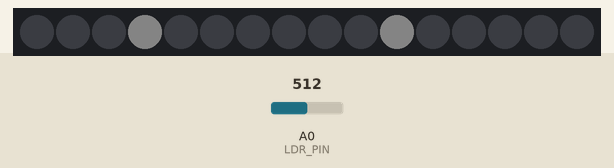
Recording of a sketch running on a simulated Arduino Uno, built with avr-gcc and run on an emulated ATmega328P. On the bench: 16 RGB LEDs in strip order, left to right. Inputs (shaded band) come from the test bench; at power-on: A0 (LDR_PIN) = 512. Dim RGB values are drawn brighter than linear; what the sketch prints to the serial monitor is not drawn.

Above: at 9.9 s.
10.0 s: A0 (LDR_PIN) set to 122
13.0 s: A0 (LDR_PIN) set to 37
16.0 s: A0 (LDR_PIN) set to 30
19.0 s: A0 (LDR_PIN) set to 14
At 19.7 s:
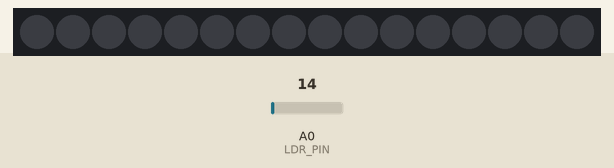
20.5 s: A0 (LDR_PIN) set to 34
At 21.3 s:
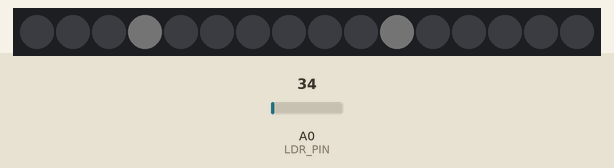
Timing chart, 0 to 23.5 s (numbered marks = the images above; inputs shaded):
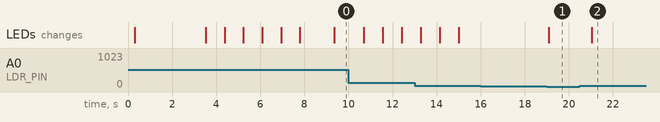

Measured:
- after the input at 16.0 s, every drawn part: stays the same
- after the input at 19.0 s, the LEDs: change after 0.10 s (image 1)
- after the input at 20.5 s, the LEDs: change after 0.53 s (image 2)

The sketch:

BottleClock_ATMEL.ino
```cpp
#define VERSION "Version 1.0"
#define DATE "AUG 2021"

#include "bottle_clock_screen.h"
#include "ldr.h"
#include <Wire.h>

#define I2CADDRESS 4

#define TRANSITIONTIME 3000

#define CONTROLTEST 99
#define TESTLIGHT 100

#define TESTPATTERN 8888

#define NOTIME (-1)

#define DISABLE_TIME_MIN 60


int _light = TESTLIGHT;
int _time = NOTIME;
unsigned long _timestamp=0;
int _timestamp_h = NOTIME;
int _timestamp_m = NOTIME;

byte _ctrl[3];
bool _gotcontrol=false;


char _ldrdata[3] = {0};

void setup()
{
  Serial.begin(115200);

  Wire.begin(I2CADDRESS);
  Wire.onReceive(I2C_receive_event);
  Wire.onRequest(I2C_request_event);


  bc_init();

  delay(300);

  Serial.print("\r\n* Bottle Clock ATMEL * ");
  Serial.print(VERSION);
  Serial.print(" ");
  Serial.println(DATE);


  Serial.print("Testing... ");
  bc_show(TESTPATTERN,TESTLIGHT);
  delay(3000);

  Serial.println("DONE");

  ldr_init();


  bc_show_transition(TESTPATTERN,_time,TESTLIGHT,5000);


}


void process_control(int light)
{
    if (!_gotcontrol)
      return;
    _gotcontrol=false;

    int h = _ctrl[0];
    int m = _ctrl[1];
    int s = _ctrl[2];

    if (h==CONTROLTEST)
    {
        Serial.print("Test #");
        Serial.print(m);
        Serial.println("");
        bc_test(m,light);
        _timestamp_h = NOTIME;
        _timestamp_m = NOTIME;
        return;
    }

    Serial.print("Got time : ");
    Serial.print(h);
    Serial.print(":");
    Serial.print(m);
    Serial.print(":");
    Serial.print(s);
    Serial.println("");

    if ((h>=24) || (m>=60) || (s>=60) || (h<0) || (m<0) || (s<0))
    {    Serial.println("Wrong time. Skiped.");
         return;
    }

    _timestamp_h = h;
    _timestamp_m = m;
    _timestamp = millis();
    unsigned long dt = ((unsigned long)s)*1000;
    if (_timestamp>dt)
      _timestamp-=dt;


}


void loop()
{


    int ldr = ldr_get();
    int light = ldr_to_light(ldr);

    process_control(light);


    int t = NOTIME;

    _ldrdata[0] = ldr & 0xFF;
    _ldrdata[1] = (ldr & 0xFF00) >> 8;


    if (_timestamp_h != NOTIME)
    {
        unsigned long dt_min = ( (millis() -  _timestamp) / 1000) / 60;
        if(dt_min>DISABLE_TIME_MIN)
        {
           Serial.println("Clock disabled");
           t = NOTIME;
           _timestamp_h = NOTIME;
           _timestamp_m = NOTIME;
        } else
        {
            int m = _timestamp_m+dt_min;
            int dh = m / 60;
            m = m % 60;
            int h = (_timestamp_h+dh) % 24;
            t = h*100+m;
        }
     }

      if (t!=_time)
      {
        Serial.print("Clock ");
        Serial.print(_time);
        Serial.print(" -> ");
        Serial.println(t);
      }

      if (_light>light)
      {
        _light--;
        //Serial.print("Light (-) ");
        //Serial.println(_light);
      }

      if (_light<light)
      {
        _light++;
        //Serial.print("Light (+) ");
        //Serial.println(_light);
      }


      bc_show_transition(_time,t,_light,TRANSITIONTIME);

      _time = t;

      delay(50);


}

int ldr_to_light(int ldr)
{

  int light = ldr/2;

  if (light==0)
    light =1;
  return light;

}


// three bytes
// 1) set time:  hours  minutes seconds
// 2) run test: 99   <test index>  0
void I2C_receive_event(int howMany)
{

  for(int i=0;i<3;i++)
    _ctrl[i] = Wire.read();

  while(Wire.available()) // skip data
    char c = Wire.read();

  _gotcontrol = true;

}


// two bytes LDR value
void I2C_request_event()
{
  Wire.write(_ldrdata);
}
```

bottle_clock_screen.h
```cpp
/*
    Basic Pin setup:
    ------------                                  ---u----
    ARDUINO   13|-> SCLK (pin 25)           OUT1 |1     28| OUT channel 0
              12|                           OUT2 |2     27|-> GND (VPRG)
              11|-> SIN (pin 26)            OUT3 |3     26|-> SIN (pin 11)
              10|-> BLANK (pin 23)          OUT4 |4     25|-> SCLK (pin 13)
               9|-> XLAT (pin 24)             .  |5     24|-> XLAT (pin 9)
               8|                             .  |6     23|-> BLANK (pin 10)
               7|                             .  |7     22|-> GND
               6|                             .  |8     21|-> VCC (+5V)
               5|                             .  |9     20|-> 2K Resistor -> GND
               4|                             .  |10    19|-> +5V (DCPRG)
               3|-> GSCLK (pin 18)            .  |11    18|-> GSCLK (pin 3)
               2|                             .  |12    17|-> SOUT
               1|                             .  |13    16|-> XERR
               0|                           OUT14|14    15| OUT channel 15
    ------------                                  --------

    -  Put the longer leg (anode) of the LEDs in the +5V and the shorter leg
         (cathode) in OUT(0-15).
    -  +5V from Arduino -> TLC pin 21 and 19     (VCC and DCPRG)
    -  GND from Arduino -> TLC pin 22 and 27     (GND and VPRG)
    -  digital 3        -> TLC pin 18            (GSCLK)
    -  digital 9        -> TLC pin 24            (XLAT)
    -  digital 10       -> TLC pin 23            (BLANK)
    -  digital 11       -> TLC pin 26            (SIN)
    -  digital 13       -> TLC pin 25            (SCLK)
    -  The 2K resistor between TLC pin 20 and GND will let ~20mA through each
       LED.  To be precise, it's I = 39.06 / R (in ohms).  This doesn't depend
       on the LED driving voltage.
    - (Optional): put a pull-up resistor (~10k) between +5V and BLANK so that <-------------------------
                  all the LEDs will turn off when the Arduino is reset.

    If you are daisy-chaining more than one TLC, connect the SOUT of the first
    TLC to the SIN of the next.  All the other pins should just be connected
    together:
        BLANK on Arduino -> BLANK of TLC1 -> BLANK of TLC2 -> ...
        XLAT on Arduino  -> XLAT of TLC1  -> XLAT of TLC2  -> ...
    The one exception is that each TLC needs it's own resistor between pin 20
    and GND.

    This library uses the PWM output ability of digital pins 3, 9, 10, and 11.
    Do not use analogWrite(...) on these pins.

    This sketch does the Knight Rider strobe across a line of LEDs.

    Alex Leone <acleone ~AT~ gmail.com>, 2009-02-03 */

#include "Tlc5940.h"


#define TEST_SEGMENTS    1
#define TEST_TRANSITION  2

const int BCCHANMAX = 32;

int BCDIGITS_0[10] = { 0b1111011 ,0b1100000, 0b1011101, 0b1110101, 0b1100110,0b0110111,0b0111111,0b1100001,0b1111111,0b1110111};
int BCDIGITS_1[10] = { 0b1101111 ,0b0000011, 0b1011101, 0b1010111, 0b0110011,0b1110110,0b1111110,0b1000011,0b1111111,0b1110111};


int BCDASH_0 =         0b0000100;
int BCDASH_1 =         0b0010000;


void bc_show_transition(int num0,int num1,int light,int delay_ms);
void bc_show(int num,int light);

void bc_init()
{

  Tlc.init();

  Serial.println(NUM_TLCS);

}


void bc_set_digit_ex(int pattern,int* d,int pos,int light)
{
    for(int i = 0;i<7;i++)
       d[i+pos] = ((pattern & (1<<(6-i))) !=0) ? light : 0 ;
}


void bc_set_digit(int* pattern,int* d,int pos,int n,int light)
{
    bc_set_digit_ex(pattern[n],d,pos,light);
}


void bc_test_segments(int v)
{

    Tlc.clear();
    for(int j=0;j<=32;j++)
        Tlc.set(j, v );
    Tlc.update();
    delay(1000);


     Tlc.clear();
     Tlc.update();
     delay(1000);

}

void bc_test_transition(int v)
{
    const int DELAY = 3000;

    bc_show(0,v);
    delay(DELAY);

    for(int i = 1;i<1000;i++)
    {   bc_show_transition(i-1,i,v,DELAY);
        delay(DELAY);
    }

}


void bc_test(int index,int v)
{
  while(true)
  {

      if (index==TEST_SEGMENTS)
      {   bc_test_segments(v);
          continue;
      }

      if (index==TEST_TRANSITION)
      {   bc_test_transition(v);
          continue;
      }


  }
}


void bc_set_num(int* d,int num,int light)
{

  if (num<0)
  {
    bc_set_digit_ex(BCDASH_1,d,8,light);
    bc_set_digit_ex(BCDASH_1,d,1,light);
    bc_set_digit_ex(BCDASH_0,d,17,light);
    bc_set_digit_ex(BCDASH_0,d,24,light);
    return;
  }


  const int MAXDIGITS = 4;
  int n[MAXDIGITS];
  for(int i=0;i<MAXDIGITS;i++)
  {  n[i] = num % 10;
     num /= 10;
  }


  bc_set_digit(BCDIGITS_1,d,8,n[0],light);
  bc_set_digit(BCDIGITS_1,d,1,n[1],light);

  bc_set_digit(BCDIGITS_0,d,17,n[2],light);
  bc_set_digit(BCDIGITS_0,d,24,n[3],light);


}


void bc_print(int* d)
{
  const int OFF = 0;
  const int LIGHTMAX = 1000;

  d[0] = OFF;
  d[15] = OFF;
  d[16] = OFF;
  d[31] = OFF;

  Tlc.clear();

  for(int i=0;i<=BCCHANMAX;i++)
  {
      int v  = (d[i]>LIGHTMAX) ? LIGHTMAX : d[i];
      Tlc.set(i, v);

  }

  Tlc.update();
}


void bc_show(int num,int light)
{
  int d[32] = {0};

  bc_set_num(d,num,light);

  bc_print(d);


}


void bc_show_transition(int num0,int num1,int light,int delay_ms)
{

  if (num0==num1)
  {
     bc_show(num0,light);
     return;
  }

  const int STEPDELAYMIN = 1;
  const int STEPDELAYMAX = 100;
  const int STEP = 1;
  int NSTEPS = light;
  int STEPDELAY = delay_ms/NSTEPS;

  if (STEPDELAY<STEPDELAYMIN)
    STEPDELAY = STEPDELAYMIN;
  if (STEPDELAY>STEPDELAYMAX)
    STEPDELAY = STEPDELAYMAX;

  int d0[32] = {0};
  int d1[32] = {0};

  bc_set_num(d0,num0,light);
  bc_set_num(d1,num1,light);


  bool isdone=false;

  while(!isdone)
  {
    bc_print(d0);
    isdone=true;
    for(int i=0;i<BCCHANMAX;i++)
    {
        if (d0[i] == d1[i])
          continue;

        isdone=false;
        if (d0[i]>d1[i])
        {   d0[i] -= STEP;
            if (d0[i]<d1[i])
              d0[i] =d1[i];
        } else
        {
            d0[i] += STEP;
            if (d0[i]>d1[i])
              d0[i] = d1[i];

        }
    }

    delay(STEPDELAY);
  }
}
```

ldr.h
```cpp
void ldr_init();
int  ldr_get();
int  ldr_addavg(int n);
int  ldr_getavg();
int  ldr_setavg(int n);


#define LDR_PIN A0
#define LDR_MINCHANGE 10
#define LDR_AVGTIME 500


int _ldravg[60];
int _ldravglen = sizeof(_ldravg) / sizeof(int);
unsigned long _ldrtime;
int _ldravgpos=0;

void ldr_init()
{
      _ldrtime = 0;
      ldr_setavg(0);

      Serial.print("LDR ");
      Serial.println(ldr_get());

}

int  ldr_addavg(int n)
{
    _ldravg[_ldravgpos]=n;
    _ldravgpos++;
    if (_ldravgpos>=_ldravglen)
        _ldravgpos=0;
}

int  ldr_getavg()
{
   unsigned long s=0;
   for(int i=0;i<_ldravglen;i++)
      s += _ldravg[i];
   return  s/_ldravglen;
}

int  ldr_setavg(int n)
{   for(int i=0;i<_ldravglen;i++)
      _ldravg[i] = n;
}

int  ldr_get()
{
    int ldr = analogRead(LDR_PIN);

    if (abs(ldr-ldr_getavg())>LDR_MINCHANGE)
    {   ldr_setavg(ldr);
    } else
    {   if ( (millis()-_ldrtime)>LDR_AVGTIME )
        {   ldr_addavg(ldr);
            _ldrtime = millis();
        }
    }
    return ldr_getavg();
}
```
